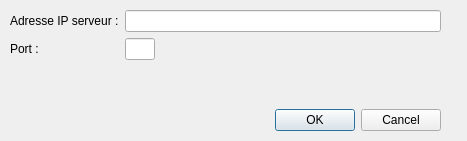
<?xml version="1.0" encoding="UTF-8"?>
<ui version="4.0">
 <class>Config</class>
 <widget class="QDialog" name="Config">
  <property name="geometry">
   <rect>
    <x>0</x>
    <y>0</y>
    <width>467</width>
    <height>141</height>
   </rect>
  </property>
  <property name="windowTitle">
   <string>Configuration Serveur</string>
  </property>
  <widget class="QDialogButtonBox" name="buttonBox">
   <property name="geometry">
    <rect>
     <x>220</x>
     <y>100</y>
     <width>221</width>
     <height>41</height>
    </rect>
   </property>
   <property name="orientation">
    <enum>Qt::Horizontal</enum>
   </property>
   <property name="standardButtons">
    <set>QDialogButtonBox::Cancel|QDialogButtonBox::Ok</set>
   </property>
  </widget>
  <widget class="QWidget" name="formLayoutWidget">
   <property name="geometry">
    <rect>
     <x>10</x>
     <y>10</y>
     <width>431</width>
     <height>81</height>
    </rect>
   </property>
   <layout class="QFormLayout" name="formLayout">
    <property name="fieldGrowthPolicy">
     <enum>QFormLayout::ExpandingFieldsGrow</enum>
    </property>
    <item row="1" column="0">
     <widget class="QLabel" name="label">
      <property name="text">
       <string>Adresse IP serveur :</string>
      </property>
     </widget>
    </item>
    <item row="2" column="0">
     <widget class="QLabel" name="label_2">
      <property name="text">
       <string>Port :</string>
      </property>
     </widget>
    </item>
    <item row="1" column="1">
     <widget class="QLineEdit" name="lineEdit"/>
    </item>
    <item row="2" column="1">
     <widget class="QLineEdit" name="lineEdit_2">
      <property name="maximumSize">
       <size>
        <width>30</width>
        <height>16777215</height>
       </size>
      </property>
     </widget>
    </item>
   </layout>
  </widget>
 </widget>
 <resources/>
 <connections>
  <connection>
   <sender>buttonBox</sender>
   <signal>accepted()</signal>
   <receiver>Config</receiver>
   <slot>accept()</slot>
   <hints>
    <hint type="sourcelabel">
     <x>248</x>
     <y>254</y>
    </hint>
    <hint type="destinationlabel">
     <x>157</x>
     <y>274</y>
    </hint>
   </hints>
  </connection>
  <connection>
   <sender>buttonBox</sender>
   <signal>rejected()</signal>
   <receiver>Config</receiver>
   <slot>reject()</slot>
   <hints>
    <hint type="sourcelabel">
     <x>316</x>
     <y>260</y>
    </hint>
    <hint type="destinationlabel">
     <x>286</x>
     <y>274</y>
    </hint>
   </hints>
  </connection>
 </connections>
</ui>
